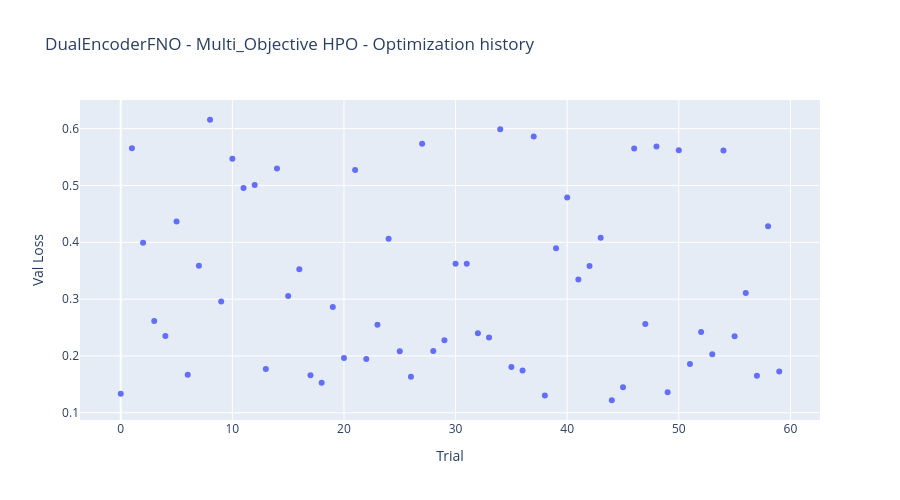

This figure's notebook cell:
### Markdown cell above
**Observations:**
- As parameters increase, validation loss decreases.
- A compromise between precision and number of parameters can be found at the knee of the Pareto curve with losses around 0.20 and number of parameters between 2 and 4 millons.

### Code cell
fig_history = vis.plot_optimization_history(
    study, 
    target=lambda t: t.values[0],
    target_name="Val Loss"
)
fig_history.update_layout(title="DualEncoderFNO - Multi_Objective HPO - Optimization history", height=500)
fig_history.show()

html_path = cfg.hpo_dir / "rve1_hpo_opt_history.html"
fig_history.write_html(str(html_path))
print("✅ Optimization History saved")

### Figure 1 — Plotly figure (JSON) as saved in the notebook; plotly's stock layout.template omitted (floating-point values rounded to 4 significant figures)
{"data": [{"mode": "markers", "name": "Val Loss", "type": "scatter", "x": [0, 1, 2, 3, 4, 5, 6, 7, 8, 9, 10, 11, 12, 13, 14, 15, 16, 17, 18, 19, 20, 21, 22, 23, 24, 25, 26, 27, 28, 29, 30, 31, 32, 33, 34, 35, 36, 37, 38, 39, 40, 41, 42, 43, 44, 45, 46, 47, 48, 49, 50, 51, 52, 53, 54, 55, 56, 57, 58, 59], "y": [0.1333, 0.5653, 0.3991, 0.2616, 0.2353, 0.4368, 0.1667, 0.3589, 0.6157, 0.2956, 0.5471, 0.4955, 0.501, 0.177, 0.5299, 0.3056, 0.3527, 0.166, 0.1528, 0.2859, 0.1963, 0.5271, 0.1944, 0.2551, 0.4064, 0.2084, 0.1633, 0.5734, 0.2086, 0.2276, 0.3621, 0.3624, 0.2399, 0.2326, 0.5991, 0.1805, 0.1744, 0.5861, 0.1301, 0.3896, 0.4789, 0.3346, 0.3584, 0.4082, 0.122, 0.145, 0.5649, 0.2562, 0.5685, 0.1363, 0.562, 0.1858, 0.242, 0.203, 0.5616, 0.2347, 0.3107, 0.165, 0.4281, 0.1727]}, {"marker": {"color": "#cccccc"}, "mode": "markers", "name": "Infeasible Trial", "showlegend": false, "type": "scatter", "x": [], "y": []}], "layout": {"height": 500, "title": {"text": "DualEncoderFNO - Multi_Objective HPO - Optimization history"}, "xaxis": {"title": {"text": "Trial"}}, "yaxis": {"title": {"text": "Val Loss"}}}}
